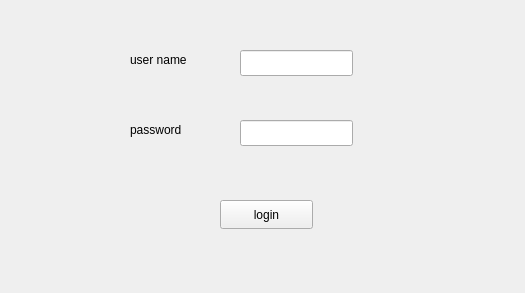
<?xml version="1.0" encoding="UTF-8"?>
<ui version="4.0">
 <class>LoginAfterRegister</class>
 <widget class="QWidget" name="LoginAfterRegister">
  <property name="geometry">
   <rect>
    <x>0</x>
    <y>0</y>
    <width>525</width>
    <height>293</height>
   </rect>
  </property>
  <property name="windowTitle">
   <string>Form</string>
  </property>
  <widget class="QLabel" name="label">
   <property name="geometry">
    <rect>
     <x>130</x>
     <y>50</y>
     <width>91</width>
     <height>20</height>
    </rect>
   </property>
   <property name="text">
    <string>user name</string>
   </property>
  </widget>
  <widget class="QLineEdit" name="username">
   <property name="geometry">
    <rect>
     <x>240</x>
     <y>50</y>
     <width>113</width>
     <height>26</height>
    </rect>
   </property>
  </widget>
  <widget class="QLabel" name="label_2">
   <property name="geometry">
    <rect>
     <x>130</x>
     <y>120</y>
     <width>81</width>
     <height>20</height>
    </rect>
   </property>
   <property name="text">
    <string>password</string>
   </property>
  </widget>
  <widget class="QLineEdit" name="password">
   <property name="geometry">
    <rect>
     <x>240</x>
     <y>120</y>
     <width>113</width>
     <height>26</height>
    </rect>
   </property>
  </widget>
  <widget class="QPushButton" name="login">
   <property name="geometry">
    <rect>
     <x>220</x>
     <y>200</y>
     <width>93</width>
     <height>29</height>
    </rect>
   </property>
   <property name="text">
    <string>login</string>
   </property>
  </widget>
 </widget>
 <resources/>
 <connections/>
</ui>
